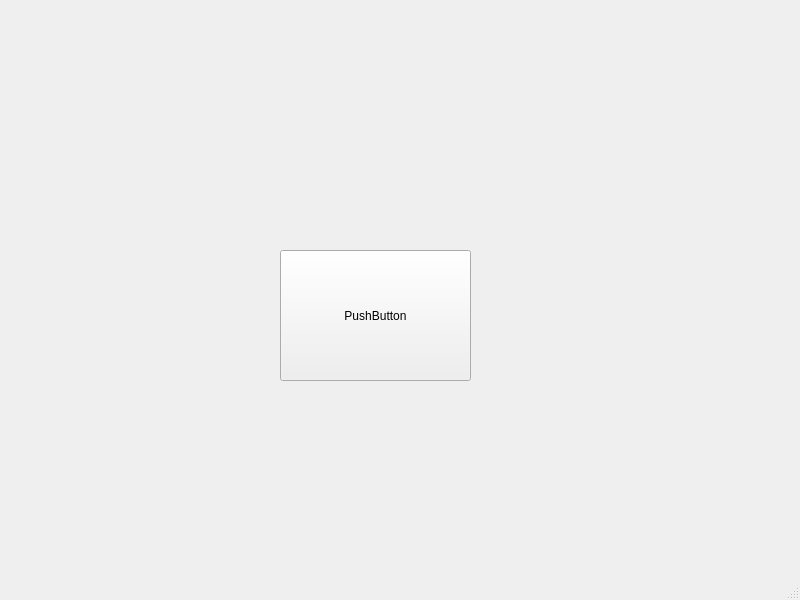
<?xml version="1.0" encoding="UTF-8"?>
<ui version="4.0">
 <class>MainWindow</class>
 <widget class="QMainWindow" name="MainWindow">
  <property name="geometry">
   <rect>
    <x>0</x>
    <y>0</y>
    <width>800</width>
    <height>600</height>
   </rect>
  </property>
  <property name="windowTitle">
   <string>MainWindow</string>
  </property>
  <widget class="QWidget" name="centralwidget">
   <widget class="QPushButton" name="pushButton">
    <property name="geometry">
     <rect>
      <x>280</x>
      <y>250</y>
      <width>191</width>
      <height>131</height>
     </rect>
    </property>
    <property name="text">
     <string>PushButton</string>
    </property>
   </widget>
  </widget>
  <widget class="QMenuBar" name="menubar">
   <property name="geometry">
    <rect>
     <x>0</x>
     <y>0</y>
     <width>800</width>
     <height>22</height>
    </rect>
   </property>
  </widget>
  <widget class="QStatusBar" name="statusbar"/>
 </widget>
 <resources/>
 <connections/>
</ui>
